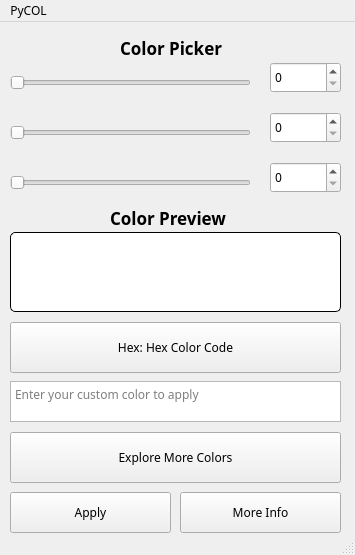
<?xml version="1.0" encoding="UTF-8"?>
<ui version="4.0">
 <class>PyCOL</class>
 <widget class="QMainWindow" name="PyCOL">
  <property name="windowModality">
   <enum>Qt::ApplicationModal</enum>
  </property>
  <property name="geometry">
   <rect>
    <x>0</x>
    <y>0</y>
    <width>355</width>
    <height>555</height>
   </rect>
  </property>
  <property name="minimumSize">
   <size>
    <width>355</width>
    <height>555</height>
   </size>
  </property>
  <property name="maximumSize">
   <size>
    <width>355</width>
    <height>555</height>
   </size>
  </property>
  <property name="font">
   <font>
    <family>Sans Serif</family>
    <pointsize>9</pointsize>
   </font>
  </property>
  <property name="windowTitle">
   <string>PyCOL</string>
  </property>
  <property name="windowIcon">
   <iconset>
    <normaloff>../icons/menu.png</normaloff>../icons/menu.png</iconset>
  </property>
  <property name="windowOpacity">
   <double>1.000000000000000</double>
  </property>
  <property name="styleSheet">
   <string notr="true"/>
  </property>
  <widget class="QWidget" name="centralwidget">
   <widget class="QLabel" name="ColorPicker">
    <property name="geometry">
     <rect>
      <x>120</x>
      <y>10</y>
      <width>131</width>
      <height>31</height>
     </rect>
    </property>
    <property name="font">
     <font>
      <pointsize>13</pointsize>
      <weight>75</weight>
      <bold>true</bold>
     </font>
    </property>
    <property name="text">
     <string>Color Picker</string>
    </property>
   </widget>
   <widget class="QSlider" name="RSlide">
    <property name="geometry">
     <rect>
      <x>10</x>
      <y>50</y>
      <width>241</width>
      <height>21</height>
     </rect>
    </property>
    <property name="cursor">
     <cursorShape>ClosedHandCursor</cursorShape>
    </property>
    <property name="toolTip">
     <string>Seek for Red</string>
    </property>
    <property name="maximum">
     <number>255</number>
    </property>
    <property name="orientation">
     <enum>Qt::Horizontal</enum>
    </property>
   </widget>
   <widget class="QSlider" name="GSlide">
    <property name="geometry">
     <rect>
      <x>10</x>
      <y>100</y>
      <width>241</width>
      <height>21</height>
     </rect>
    </property>
    <property name="cursor">
     <cursorShape>ClosedHandCursor</cursorShape>
    </property>
    <property name="toolTip">
     <string>Seek for Green</string>
    </property>
    <property name="maximum">
     <number>255</number>
    </property>
    <property name="orientation">
     <enum>Qt::Horizontal</enum>
    </property>
   </widget>
   <widget class="QSlider" name="BSlide">
    <property name="geometry">
     <rect>
      <x>10</x>
      <y>150</y>
      <width>241</width>
      <height>21</height>
     </rect>
    </property>
    <property name="cursor">
     <cursorShape>ClosedHandCursor</cursorShape>
    </property>
    <property name="toolTip">
     <string>Seek for Blue</string>
    </property>
    <property name="maximum">
     <number>255</number>
    </property>
    <property name="orientation">
     <enum>Qt::Horizontal</enum>
    </property>
   </widget>
   <widget class="QSpinBox" name="RSet">
    <property name="geometry">
     <rect>
      <x>270</x>
      <y>40</y>
      <width>71</width>
      <height>31</height>
     </rect>
    </property>
   </widget>
   <widget class="QSpinBox" name="GSet">
    <property name="geometry">
     <rect>
      <x>270</x>
      <y>90</y>
      <width>71</width>
      <height>31</height>
     </rect>
    </property>
   </widget>
   <widget class="QSpinBox" name="BSet">
    <property name="geometry">
     <rect>
      <x>270</x>
      <y>140</y>
      <width>71</width>
      <height>31</height>
     </rect>
    </property>
   </widget>
   <widget class="QLabel" name="ColorView">
    <property name="geometry">
     <rect>
      <x>110</x>
      <y>180</y>
      <width>141</width>
      <height>31</height>
     </rect>
    </property>
    <property name="font">
     <font>
      <pointsize>13</pointsize>
      <weight>75</weight>
      <bold>true</bold>
     </font>
    </property>
    <property name="text">
     <string>Color Preview</string>
    </property>
   </widget>
   <widget class="QWidget" name="showColor" native="true">
    <property name="geometry">
     <rect>
      <x>10</x>
      <y>210</y>
      <width>331</width>
      <height>80</height>
     </rect>
    </property>
    <property name="styleSheet">
     <string notr="true">background-color: white; border: 1px solid; border-radius: 5px;</string>
    </property>
   </widget>
   <widget class="QPushButton" name="HexDisplay">
    <property name="geometry">
     <rect>
      <x>10</x>
      <y>300</y>
      <width>331</width>
      <height>51</height>
     </rect>
    </property>
    <property name="cursor">
     <cursorShape>PointingHandCursor</cursorShape>
    </property>
    <property name="toolTip">
     <string>Click to copy Hex Code</string>
    </property>
    <property name="layoutDirection">
     <enum>Qt::LeftToRight</enum>
    </property>
    <property name="text">
     <string>Hex: Hex Color Code</string>
    </property>
   </widget>
   <widget class="QPushButton" name="Xplore">
    <property name="geometry">
     <rect>
      <x>10</x>
      <y>410</y>
      <width>331</width>
      <height>51</height>
     </rect>
    </property>
    <property name="cursor">
     <cursorShape>PointingHandCursor</cursorShape>
    </property>
    <property name="toolTip">
     <string>Click here to explore more colors</string>
    </property>
    <property name="text">
     <string>Explore More Colors</string>
    </property>
   </widget>
   <widget class="QPlainTextEdit" name="UserInput">
    <property name="geometry">
     <rect>
      <x>10</x>
      <y>359</y>
      <width>331</width>
      <height>41</height>
     </rect>
    </property>
    <property name="cursor" stdset="0">
     <cursorShape>IBeamCursor</cursorShape>
    </property>
    <property name="toolTip">
     <string>Enter your custom color. . .</string>
    </property>
    <property name="inputMethodHints">
     <set>Qt::ImhNone</set>
    </property>
    <property name="documentTitle">
     <string/>
    </property>
    <property name="placeholderText">
     <string>Enter your custom color to apply</string>
    </property>
   </widget>
   <widget class="QPushButton" name="ApplyBtn">
    <property name="geometry">
     <rect>
      <x>10</x>
      <y>470</y>
      <width>161</width>
      <height>41</height>
     </rect>
    </property>
    <property name="toolTip">
     <string>Click to apply the custom color</string>
    </property>
    <property name="text">
     <string>Apply</string>
    </property>
   </widget>
   <widget class="QPushButton" name="InfoBtn">
    <property name="geometry">
     <rect>
      <x>180</x>
      <y>470</y>
      <width>161</width>
      <height>41</height>
     </rect>
    </property>
    <property name="toolTip">
     <string>More details of PyCOL</string>
    </property>
    <property name="text">
     <string>More Info</string>
    </property>
   </widget>
  </widget>
  <widget class="QMenuBar" name="PyMenu">
   <property name="geometry">
    <rect>
     <x>0</x>
     <y>0</y>
     <width>355</width>
     <height>20</height>
    </rect>
   </property>
   <property name="font">
    <font>
     <family>Sans Serif</family>
     <pointsize>9</pointsize>
     <weight>50</weight>
     <bold>false</bold>
    </font>
   </property>
   <widget class="QMenu" name="PyCOL_Menu">
    <property name="font">
     <font>
      <family>Monospace</family>
     </font>
    </property>
    <property name="cursor">
     <cursorShape>PointingHandCursor</cursorShape>
    </property>
    <property name="toolTip">
     <string>PyCOL Menu</string>
    </property>
    <property name="title">
     <string>PyCOL</string>
    </property>
    <addaction name="flatUI_op"/>
    <addaction name="RndColor"/>
    <addaction name="separator"/>
    <addaction name="PyDoc"/>
    <addaction name="ExitApp"/>
   </widget>
   <addaction name="PyCOL_Menu"/>
  </widget>
  <widget class="QStatusBar" name="statusbar"/>
  <action name="flatUI_op">
   <property name="text">
    <string>FlatUI Color</string>
   </property>
   <property name="font">
    <font>
     <family>Sans Serif</family>
     <weight>50</weight>
     <bold>false</bold>
    </font>
   </property>
  </action>
  <action name="RndColor">
   <property name="text">
    <string>Random Color</string>
   </property>
   <property name="font">
    <font>
     <family>Sans Serif</family>
     <weight>50</weight>
     <bold>false</bold>
    </font>
   </property>
  </action>
  <action name="PyDoc">
   <property name="text">
    <string>Application Docs</string>
   </property>
   <property name="font">
    <font>
     <family>Sans Serif</family>
     <weight>50</weight>
     <bold>false</bold>
    </font>
   </property>
  </action>
  <action name="ExitApp">
   <property name="text">
    <string>Exit</string>
   </property>
   <property name="font">
    <font>
     <family>Sans Serif</family>
     <weight>50</weight>
     <bold>false</bold>
    </font>
   </property>
  </action>
 </widget>
 <resources/>
 <connections/>
</ui>
